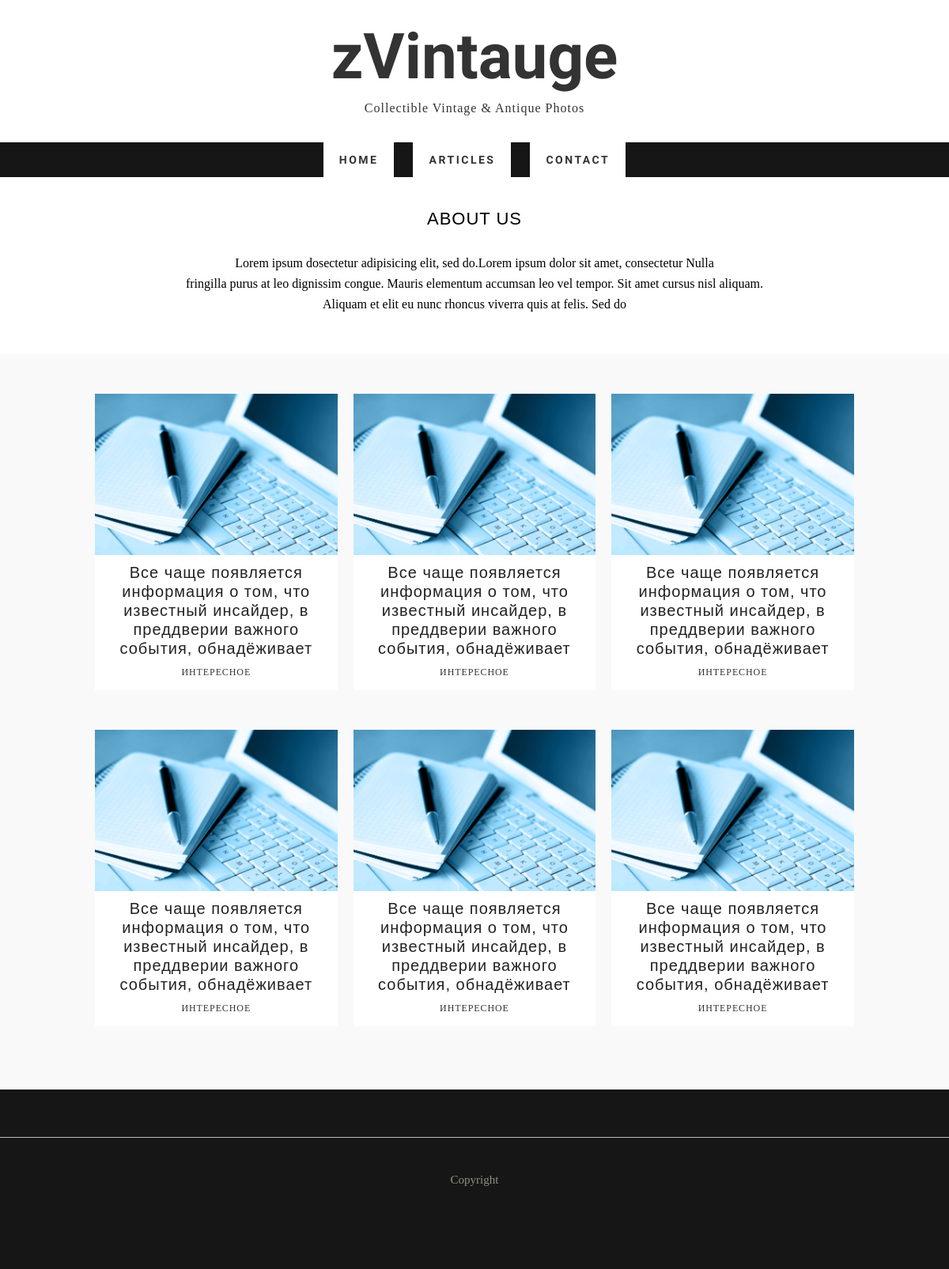
The app's page /articles/ with its own data.
### tables this page shows
CREATE TABLE `posts` (
  `ID` int(11) NOT NULL,
  `ACTIVE` tinyint(1) NOT NULL,
  `TITLE` varchar(255) NOT NULL,
  `CODE` varchar(255) NOT NULL,
  `CONTENT` text NOT NULL,
  `CATEGORY_ID` int(11) NOT NULL,
  `AUTHOR_ID` int(11) NOT NULL,
  `DATE` datetime NOT NULL
);

### controller/init.php (called while the page is built, shortened)
<?php
    require_once $_SERVER["DOCUMENT_ROOT"] . '/classes/posts.php';
    require_once $_SERVER["DOCUMENT_ROOT"] . '/classes/categories.php';
    if ($_SERVER['REQUEST_URI'] == '/articles/') {
        $arArticles = [];
        $arPosts = [];
        if (empty($_REQUEST['page'])) {
            $arPosts = Posts::getPostsList(['ID', 'ACTIVE', 'TITLE', 'CODE', 'CATEGORY_ID'], [], [], ['limit' => 6, 'offset' => 0]);
        }
        foreach ($arPosts as $post) {
            if ($post['ACTIVE'] == true) {
                $category = Categories::getСategory($post['CATEGORY_ID'], ['NAME', 'CODE']);
                $post['CATEGORY_NAME'] = $category['NAME'];
                $post['CATEGORY_CODE'] = $category['CODE'];
                $arArticles[] = $post;
            }
        }
    }

### classes/DB.php (called while the page is built, shortened)
<?php
class DB
{
    private static $host = 'localhost';
    private static $database = 'articles';
    private static $user = 'test';
    private static $password = 'test';
    protected static function query($query)
    {
        try {
            $dsn = "mysql:dbname=" . self::$database . ";host=" . self::$host;
            $dbh = new PDO($dsn, self::$user, self::$password);
            $dbh->exec("set names utf8");
            $dbh->setAttribute(PDO::ATTR_ERRMODE, PDO::ERRMODE_EXCEPTION);
        } catch (PDOException $e) {
            die ('Ошибка подключения:' . $e->getMessage());
        }
        $resQuery = [];
        foreach ($dbh->query($query, PDO::FETCH_ASSOC) as $row) {
            $resQuery[] = $row;
        }
        return $resQuery;
    }
}

### classes/posts.php (called while the page is built, shortened)
<?php
    require_once $_SERVER["DOCUMENT_ROOT"] . '/classes/DB.php';
    class Posts extends DB
    {
        public static function getPostsList(array $arSelect, array $arFilter, array $arOrder, array $arLimit): array
        {
            $select = !empty($arSelect) ? implode(",", $arSelect) : '*';
            $sql = "SELECT {$select} FROM `posts`";
            $order = !empty($arOrder) ? self::editParameters($arOrder, ' ', ",") : 'ID ASC';
            $sql .= " ORDER BY {$order}";
            if (!empty($arLimit) && isset($arLimit['limit'])) {
                $sql .= " LIMIT {$arLimit['limit']} ";
                $sql .= isset($arLimit['offset']) ? " OFFSET {$arLimit['offset']} " : "";
            }
            return self::query($sql);
        }
    }

### classes/categories.php (called while the page is built, shortened)
<?php
require_once $_SERVER["DOCUMENT_ROOT"] . '/classes/DB.php';
class Categories extends DB
{
    public static function getСategory($id, array $arSelect)
    {
        $select = !empty($arSelect) ? implode(",", $arSelect) : '*';
        $sql = "SELECT {$select} FROM `categories` WHERE ID={$id}";
        $res = self::query($sql);
        return (count($res) == 1) ? $res[0] : false;
    }
}

### articles/index.php (the view, shortened to what this page needs)
<?php
    require_once $_SERVER["DOCUMENT_ROOT"] . '/includes/header.php';
?>
    <div id="container">
        <div class="wrap-container">
            <section class="content-box box-1">
                <div class="zerogrid">
                    <div class="wrap-box">
                        <div class="box-header">
                            <h2>ABOUT US</h2>
                        </div>
                        <div class="box-content">
                            <p>Lorem ipsum dosectetur adipisicing elit, sed do.Lorem ipsum dolor sit amet, consectetur
                                Nulla <br>fringilla purus at leo dignissim congue. Mauris elementum accumsan leo vel
                                tempor. Sit amet cursus nisl aliquam. <br>Aliquam et elit eu nunc rhoncus viverra quis
                                at felis. Sed do</p>
                        </div>
                    </div>
                </div>
            </section>
        </div>
    </div>
    <div id="container">
        <div class="wrap-container">
            <section class="content-box box-style-1 box-2">
                <div class="zerogrid">
                    <div class="wrap-box">
                        <div class="row">
                            <?php if(!empty($arArticles)):
                            foreach ($arArticles as $article):?>
                            <div class="col-1-3">
                                <div class="wrap-col">
                                    <article>
                                        <div class="post-thumbnail-wrap">
                                            <a href="/articles/<?= $article['ID'] ?>" class="portfolio-box">
                                                <img src="../images/stati.jpg" alt="">
                                            </a>
                                        </div>
                                        <div class="entry-header ">
                                            <h3 class="entry-title"><?= $article['TITLE'] ?></h3>
                                            <div class="l-tags"><a href="/articles/<?= $article['CATEGORY_CODE'] ?>"><?= $article['CATEGORY_NAME'] ?></a>
                                            </div>
                                        </div>
                                    </article>
                                </div>
                            </div>
                            <?php endforeach;
                            endif; ?>
                        </div>
                    </div>
                </div>
            </section>
        </div>
    </div>
<?php
    require_once $_SERVER["DOCUMENT_ROOT"] . '/includes/footer.php';
?>

### includes/header.php (shortened to what this page needs)
<?php
require_once $_SERVER["DOCUMENT_ROOT"] . '/controller/init.php';
?>
<!DOCTYPE html>
<html lang="en">
<head>
    <link rel="stylesheet" href="../css/zerogrid.css">
    <link rel="stylesheet" href="../css/style.css">
    <link rel="stylesheet" href="../css/menu.css">
    <link rel="stylesheet" href="../css/menu.css">
</head>
<body class="home-page">
<div class="wrap-body">
    <header class="">
        <div class="logo">
            <a href="/">zVintauge</a>
            <span>Collectible Vintage & Antique Photos</span>
        </div>
        <div id="cssmenu" class="align-center">
            <ul>
                <li class="active"><a href="/"><span>Home</span></a></li>
                <li class="active"><a href="/articles"><span>Articles</span></a></li>
                <li class="active"><a href="/contact"><span>Contact</span></a></li>
            </ul>
        </div>
    </header>

### includes/footer.php
<footer>
    <div class="wrap-footer">
        <div class="bottom-footer">
            <div class="copyright">
                Copyright
            </div>
        </div>
    </div>
</footer>
</body>
</html>

### css/zerogrid.css (style rules this page uses)
.zerogrid { width: 1000px; position: relative; margin: 0 auto; padding: 0px; }
.zerogrid:after { content: "\0020"; display: block; height: 0; clear: both; visibility: hidden; }
.zerogrid .row:before, .row:after { content: '\0020'; display: block; overflow: hidden; visibility: hidden; width: 0; height: 0; }
.zerogrid .row:after { clear: both; }
.zerogrid .row { zoom: 1; }
.zerogrid .wrap-col { margin: 10px; }
.zerogrid .col-1-2, .zerogrid .col-1-3, .zerogrid .col-2-3, .zerogrid .col-1-4, .zerogrid .col-2-4, .zerogrid .col-3-4, .zerogrid .col-1-5, .zerogrid .col-2-5, .zerogrid .col-3-5, .zerogrid .col-4-5, .zerogrid .col-1-6, .zerogrid .col-2-6, .zerogrid .col-3-6, .zerogrid .col-4-6, .zerogrid .col-5-6 { float: left; display: inline-block; }
.zerogrid .col-1-3, .zerogrid .col-1-3-fixed { width: 33.33%; }

### css/style.css (style rules this page uses)
a, abbr, acronym, address, applet, article, aside, audio, b, blockquote, big, body, center, canvas, caption, cite, code, command, datalist, dd, del, details, dfn, dl, div, dt, em, embed, fieldset, figcaption, figure, font, footer, form, h1, h2, h3, h4, h5, h6, header, hgroup, html, i, iframe, img, ins, kbd, keygen, label, legend, li, meter, nav, object, ol, output, p, pre, progress, q, s, samp, section, small, span, source, strike, strong, sub, sup, table, tbody, tfoot, thead, th, tr, tdvideo, tt, u, ul, var { background: transparent; border: 0 none; font-size: 100%; margin: 0; padding: 0; border: 0; outline: 0; vertical-align: top; }
ol, ul { list-style: none; }
img { vertical-align: top; }
article, aside, audio, canvas, command, datalist, details, embed, figcaption, figure, footer, header, hgroup, keygen, meter, nav, output, progress, section, source, video { display: block; }
* { -webkit-box-sizing: border-box; -moz-box-sizing: border-box; box-sizing: border-box; }
html { -webkit-text-size-adjust: none; }
img { max-width: 100%; height: auto; width: auto \9; }
a { color: #333; text-decoration: none; }
h1, h2 { font-size: 25px; line-height: 30px; }
h3, h4 { font-size: 20px; line-height: 20px; }
h1, h2, h3, h4, h5, h6 { clear: both; hyphens: auto; color: #000; line-height: 1.2; font-family: 'Montserrat', sans-serif; letter-spacing: 1px; }
p { margin: 10px 0; }
.post:after, .post:before, article:after, article:before, section:after, section:before { clear: both; content: '\0020'; display: block; visibility: hidden; width: 0; height: 0; }
html, body { width: 100%; padding: 0; margin: 0; }
body { font: 16px/26px Arial, Helvetica, sans-serif; font-family: 'Crimson Text', serif; background: #fff; }
header { text-align: center; background: #fff; }
.logo { color: #333; padding: 20px 0 30px; }
.logo a { font-family: 'Dancing Script', cursive; font-size: 80px; color: #333; font-weight: bold; display: block; line-height: 1.3; }
.logo span { font-size: 16px; letter-spacing: 1px; }
.content-box .wrap-box { padding: 40px 10px; position: relative; }
.content-box .box-header { margin: 0 0 30px; text-align: center; }
.content-box .box-header h2 { font-size: 22px; display: block; text-transform: uppercase; font-weight: 500; }
.content-box.box-style-1 { background: #f9f9f9; }
.content-box.box-1 { text-align: center; }
article { background: #ffffff; color: #3F3F3F; margin-bottom: 40px; padding-bottom: 10px; }
article:after, article:before { clear: both; content: '\0020'; display: block; visibility: hidden; width: 0; height: 0; }
article .post-thumbnail-wrap { text-align: center; width: 100%; margin-bottom: 10px; }
article h3.entry-title { font-size: 20px; margin: 10px 0 5px; font-weight: 500; letter-spacing: 1px; color: #222; }
article .l-tags { text-align: center; font-size: 12px; font-family: 'Crimson Text', serif; text-transform: uppercase; letter-spacing: .9px; }
article .l-tags a { color: #333; }
article .entry-header { text-align: center; }
footer { background: #161616; font-size: 15px; color: #999 }
footer .wrap-footer { padding: 60px 0; }
footer .bottom-footer { color: #92907C; text-align: center; padding: 40px 0; border-top: 1px solid #bbb; }
.portfolio-box { display: block; position: relative; margin: 0 auto; }

### records on screen
posts: TITLE "Все чаще появляется информация о том, что известный инсайдер, в преддверии важного события, обнадёживает", CATEGORY_NAME "ИНТЕРЕСНОЕ"
posts: TITLE "Все чаще появляется информация о том, что известный инсайдер, в преддверии важного события, обнадёживает", CATEGORY_NAME "ИНТЕРЕСНОЕ"
posts: TITLE "Все чаще появляется информация о том, что известный инсайдер, в преддверии важного события, обнадёживает", CATEGORY_NAME "ИНТЕРЕСНОЕ"
posts: TITLE "Все чаще появляется информация о том, что известный инсайдер, в преддверии важного события, обнадёживает", CATEGORY_NAME "ИНТЕРЕСНОЕ"

### other values on screen
$article['TITLE'] "Все чаще появляется информация о том, что известный инсайдер, в преддверии важного события, обнадёживает"
$article['CATEGORY_NAME'] "ИНТЕРЕСНОЕ"
